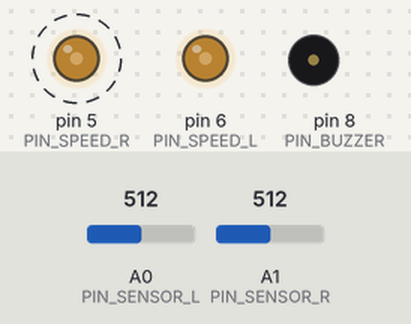
The sketch below on a simulated Arduino Uno, built with avr-gcc and run on an emulated ATmega328P. Shown: output pins drawn as LEDs (lit = HIGH), buzzer (waves = sounding, pin HIGH). Dashed ring = blinking. Inputs (shaded band) come from the test bench; at power-on: A0 (PIN_SENSOR_L) = 512, A1 (PIN_SENSOR_R) = 512.

Above: at 1.2 s.
1.3 s: A0 (PIN_SENSOR_L) set to 810
At 2.1 s:
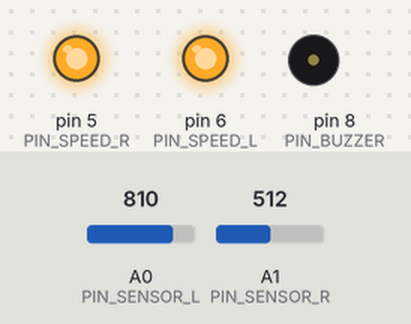
3.0 s: A0 (PIN_SENSOR_L) set to 792
At 3.15 s:
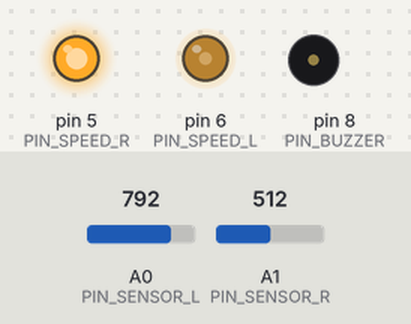
6.0 s: A1 (PIN_SENSOR_R) set to 810
At 6.8 s:
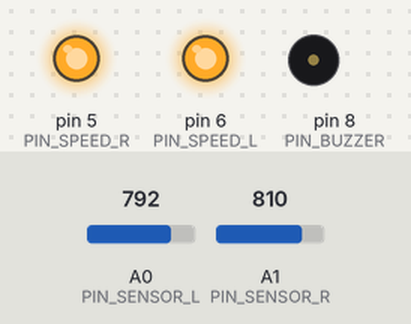
7.5 s: A1 (PIN_SENSOR_R) set to 783
At 7.8 s:
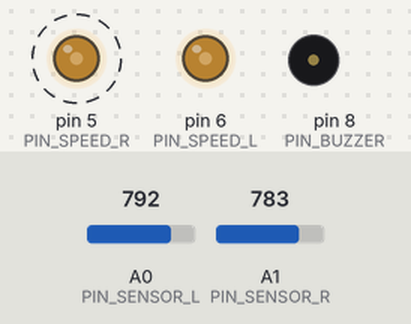
10.5 s: A1 (PIN_SENSOR_R) set to 900
At 11.4 s:
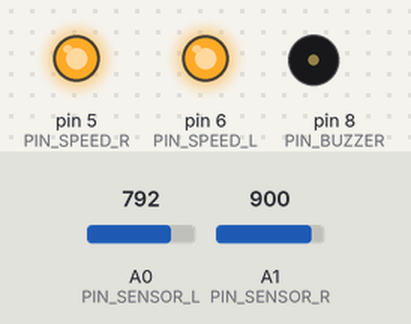
Timing chart, 0 to 13.0 s (numbered marks = the images above; inputs shaded):
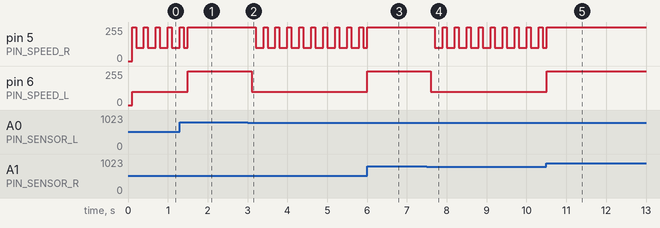

Measured:
- the behaviour switches between 800 and 799 on A0 (PIN_SENSOR_L) (found by bisection; images 1 and 2)
- the behaviour switches between 800 and 799 on A1 (PIN_SENSOR_R) (found by bisection; images 3 and 4)
- after the input at 1.3 s, pin 6 (PIN_SPEED_L): 100/255 → 255/255 after 0.20 s
- after the input at 3.0 s, pin 5 (PIN_SPEED_R): alternates 255/255 for 0.10 s and 100/255 for 0.20 s, starting after 0.20 s; pin 6 (PIN_SPEED_L): 255/255 → 100/255 after 0.10 s
- after the input at 6.0 s, pin 6 (PIN_SPEED_L): 100/255 → 255/255 at once
- after the input at 7.5 s, pin 5 (PIN_SPEED_R): alternates 255/255 for 0.10 s and 100/255 for 0.20 s, starting after 0.20 s; pin 6 (PIN_SPEED_L): 255/255 → 100/255 after 0.10 s
- after the input at 10.5 s, pin 6 (PIN_SPEED_L): 100/255 → 255/255 at once

The sketch:

OmegaBot.ino
```cpp
#define PIN_SPEED_R 5
#define PIN_SPEED_L 6
#define PIN_DIR_R 4
#define PIN_DIR_L 7

#define PIN_SENSOR_R 1
#define PIN_SENSOR_L 0

#define PIN_BUZZER 8


const byte SPEED_DEFAULT = 255;

const int SENSOR_THRESHOLD = 800;

const int TIME_DELAY = 100;
const int TIME_LIMIT = 10000;


void setup() {
  pinMode(PIN_SENSOR_R, INPUT);
  pinMode(PIN_SENSOR_L, INPUT);
  pinMode(PIN_BUZZER, OUTPUT);
}


void loop() {
  if ((analogRead(PIN_SENSOR_R) > SENSOR_THRESHOLD) &&
      (analogRead(PIN_SENSOR_L) > SENSOR_THRESHOLD))
        move_forward(SPEED_DEFAULT);

  if ((analogRead(PIN_SENSOR_R) > SENSOR_THRESHOLD) &&
    (analogRead(PIN_SENSOR_L) < SENSOR_THRESHOLD))
        turn_right(SPEED_DEFAULT);

  if ((analogRead(PIN_SENSOR_R) < SENSOR_THRESHOLD) &&
    (analogRead(PIN_SENSOR_L) > SENSOR_THRESHOLD))
        turn_left(SPEED_DEFAULT);

  if ((analogRead(PIN_SENSOR_R) < SENSOR_THRESHOLD) &&
    (analogRead(PIN_SENSOR_L) < SENSOR_THRESHOLD))
      search();
}


void move_forward(byte speed) {
  digitalWrite(PIN_DIR_R, 1);
  digitalWrite(PIN_DIR_L, 1);
  analogWrite(PIN_SPEED_R, speed);
  analogWrite(PIN_SPEED_L, speed);
}

void move_backward(byte speed) {
    digitalWrite(PIN_DIR_R, 0);
    digitalWrite(PIN_DIR_L, 0);
    analogWrite(PIN_SPEED_R, speed);
    analogWrite(PIN_SPEED_L, speed);
}

void turn_left(byte speed) {
    digitalWrite(PIN_DIR_R, 0);
    digitalWrite(PIN_DIR_L, 1);
    analogWrite(PIN_SPEED_R, 255);
    analogWrite(PIN_SPEED_L, speed);
}

void turn_right(byte speed) {
    digitalWrite(PIN_DIR_R, 1);
    digitalWrite(PIN_DIR_L, 0);
    analogWrite(PIN_SPEED_R, speed);
    analogWrite(PIN_SPEED_L, 255);
}


void search() {
    byte speedSearching = 100;
    int time = millis();

    while ((analogRead(PIN_SENSOR_R) < SENSOR_THRESHOLD) && (analogRead(PIN_SENSOR_L) < SENSOR_THRESHOLD)) {
      if (millis() - time > TIME_LIMIT) {
        analogWrite(PIN_SPEED_R, 0);
        analogWrite(PIN_SPEED_L, 0);

        digitalWrite(PIN_BUZZER, 1);
        delay(2000);
        digitalWrite(PIN_BUZZER, 0);

        exit(1);
      }

      delay(TIME_DELAY);
      turn_left(speedSearching);

      delay(TIME_DELAY);
      move_forward(speedSearching);

      delay(TIME_DELAY);
    }
}
```
